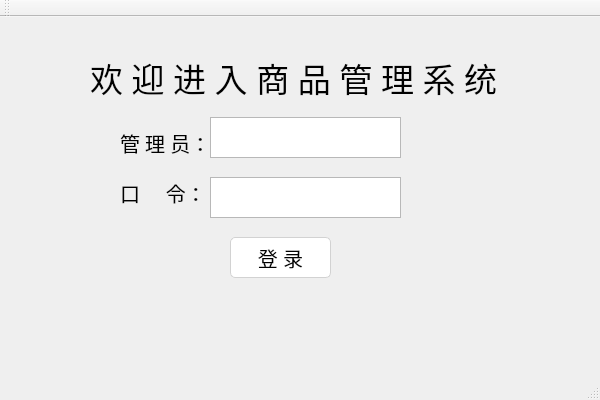
<?xml version="1.0" encoding="UTF-8"?>
<ui version="4.0">
 <class>ProductClass</class>
 <widget class="QMainWindow" name="ProductClass">
  <property name="geometry">
   <rect>
    <x>0</x>
    <y>0</y>
    <width>600</width>
    <height>400</height>
   </rect>
  </property>
  <property name="font">
   <font>
    <pointsize>15</pointsize>
   </font>
  </property>
  <property name="windowTitle">
   <string>Product</string>
  </property>
  <widget class="QWidget" name="centralWidget">
   <widget class="QLabel" name="label">
    <property name="geometry">
     <rect>
      <x>90</x>
      <y>30</y>
      <width>431</width>
      <height>61</height>
     </rect>
    </property>
    <property name="font">
     <font>
      <family>Microsoft YaHei</family>
      <pointsize>25</pointsize>
     </font>
    </property>
    <property name="text">
     <string>欢 迎 进 入 商 品 管 理 系 统</string>
    </property>
   </widget>
   <widget class="QLabel" name="label_2">
    <property name="geometry">
     <rect>
      <x>120</x>
      <y>110</y>
      <width>91</width>
      <height>31</height>
     </rect>
    </property>
    <property name="font">
     <font>
      <family>Microsoft YaHei</family>
      <pointsize>15</pointsize>
     </font>
    </property>
    <property name="text">
     <string>管 理 员：</string>
    </property>
   </widget>
   <widget class="QLabel" name="label_3">
    <property name="geometry">
     <rect>
      <x>120</x>
      <y>160</y>
      <width>91</width>
      <height>31</height>
     </rect>
    </property>
    <property name="font">
     <font>
      <family>Microsoft YaHei</family>
      <pointsize>15</pointsize>
     </font>
    </property>
    <property name="text">
     <string>口     令：</string>
    </property>
   </widget>
   <widget class="QTextEdit" name="textEdit">
    <property name="geometry">
     <rect>
      <x>210</x>
      <y>100</y>
      <width>191</width>
      <height>41</height>
     </rect>
    </property>
   </widget>
   <widget class="QTextEdit" name="textEdit_2">
    <property name="geometry">
     <rect>
      <x>210</x>
      <y>160</y>
      <width>191</width>
      <height>41</height>
     </rect>
    </property>
   </widget>
   <widget class="QPushButton" name="pushButton">
    <property name="geometry">
     <rect>
      <x>230</x>
      <y>220</y>
      <width>101</width>
      <height>41</height>
     </rect>
    </property>
    <property name="font">
     <font>
      <family>Microsoft YaHei</family>
      <pointsize>15</pointsize>
     </font>
    </property>
    <property name="styleSheet">
     <string notr="true">QPushButton{border-radius: 5px; background-color:rgb(255, 255, 255);border-color:rgb(210, 210, 210);border-width:1px;border-style:solid;}QPushButton:hover { background-color: rgb(250,250,250);}QPushButton:pressed{background-color:rgb(245, 245, 245);color:rgb(100, 100,100)}</string>
    </property>
    <property name="text">
     <string>登 录</string>
    </property>
   </widget>
  </widget>
  <widget class="QToolBar" name="mainToolBar">
   <attribute name="toolBarArea">
    <enum>TopToolBarArea</enum>
   </attribute>
   <attribute name="toolBarBreak">
    <bool>false</bool>
   </attribute>
  </widget>
  <widget class="QStatusBar" name="statusBar"/>
 </widget>
 <layoutdefault spacing="6" margin="11"/>
 <resources>
  <include location="Product.qrc"/>
 </resources>
 <connections/>
</ui>
